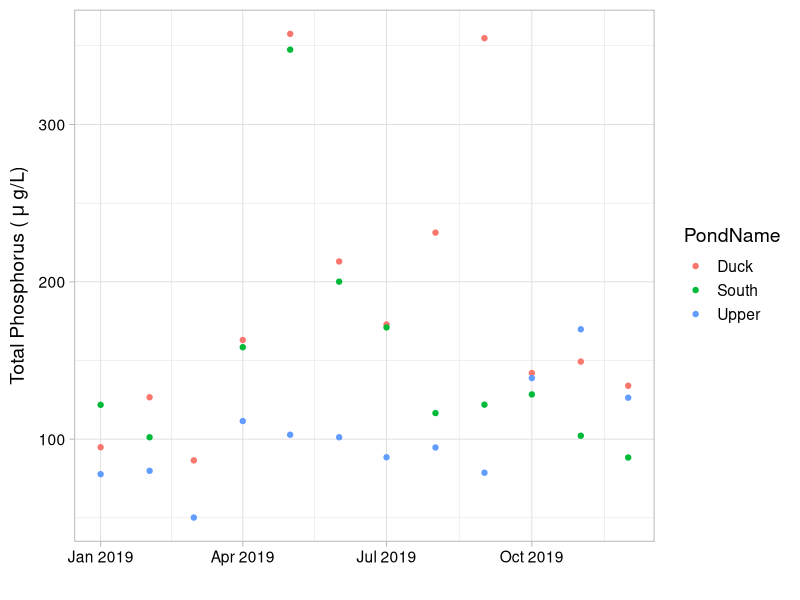
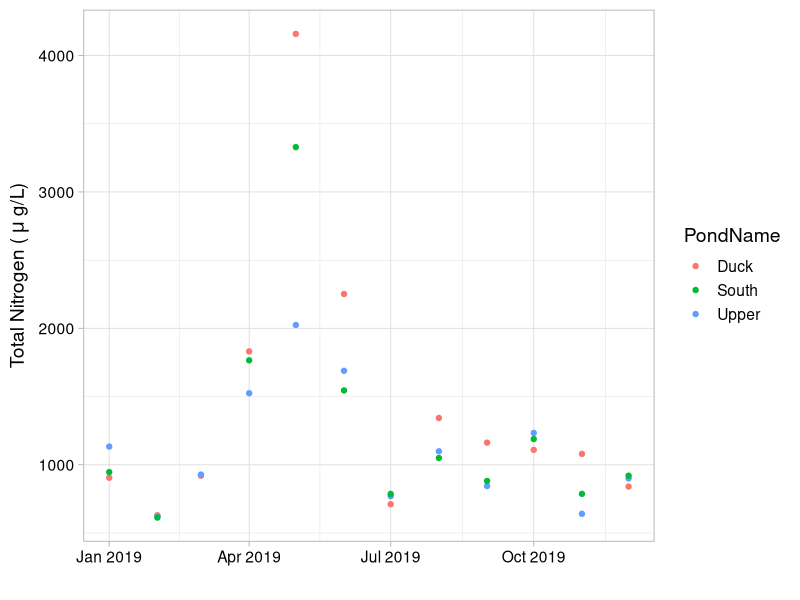
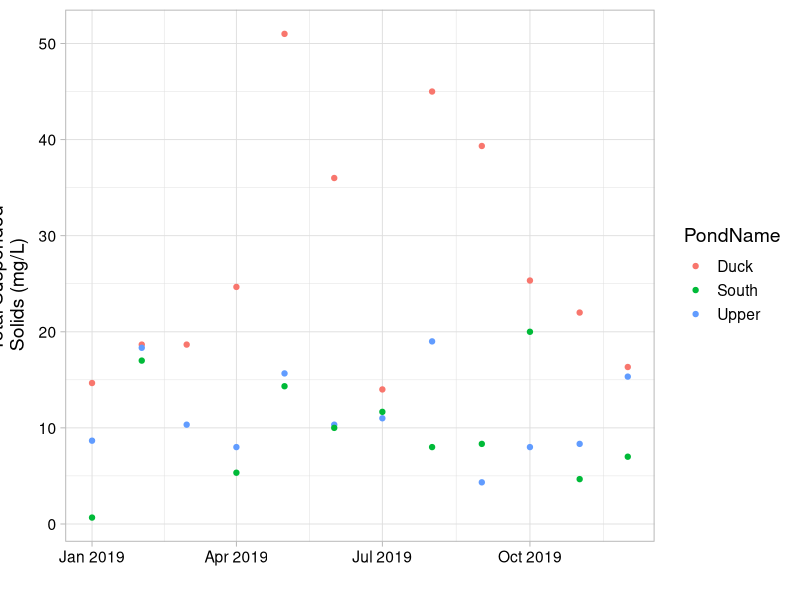
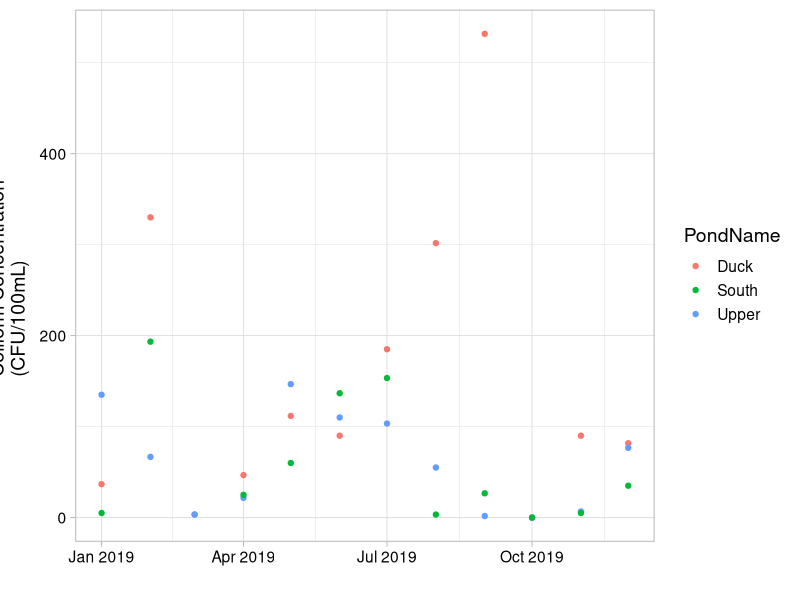
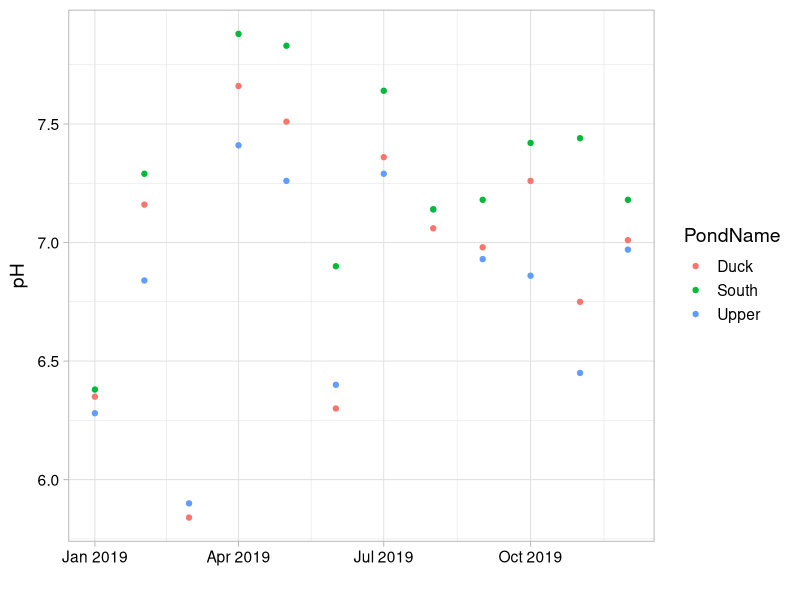
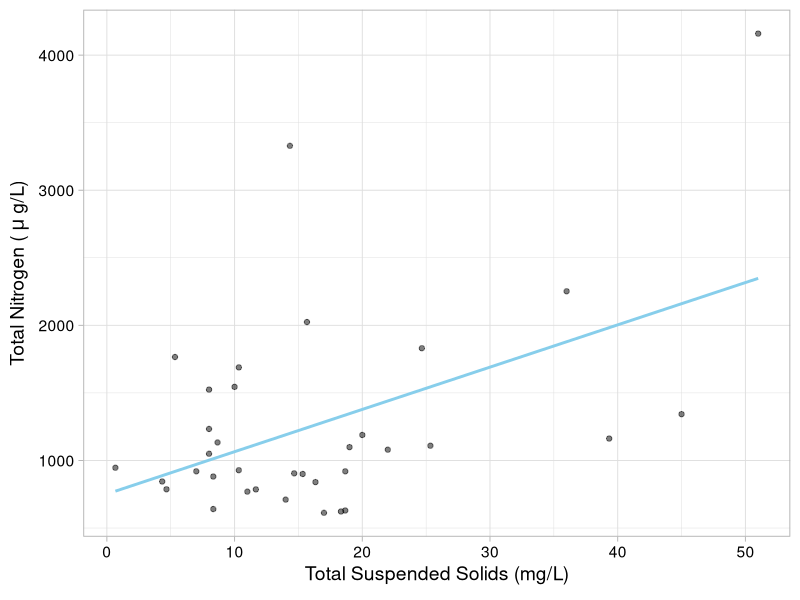
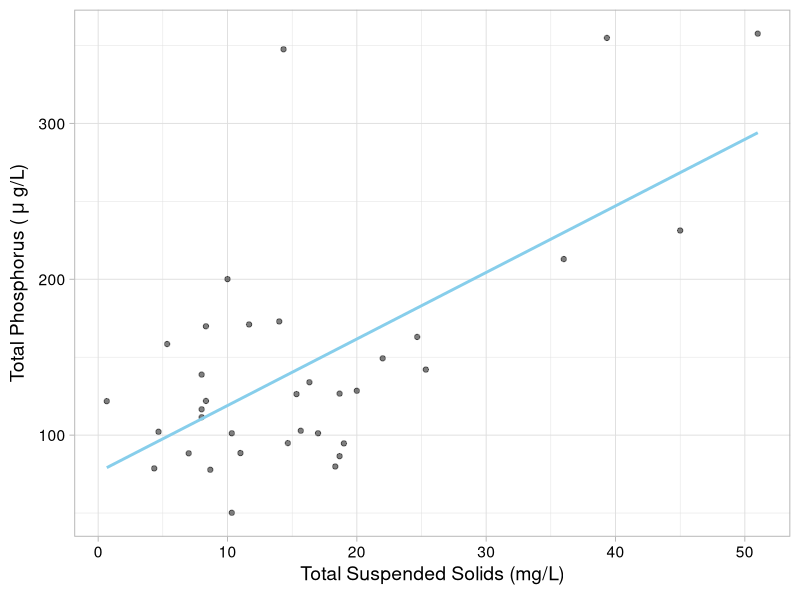
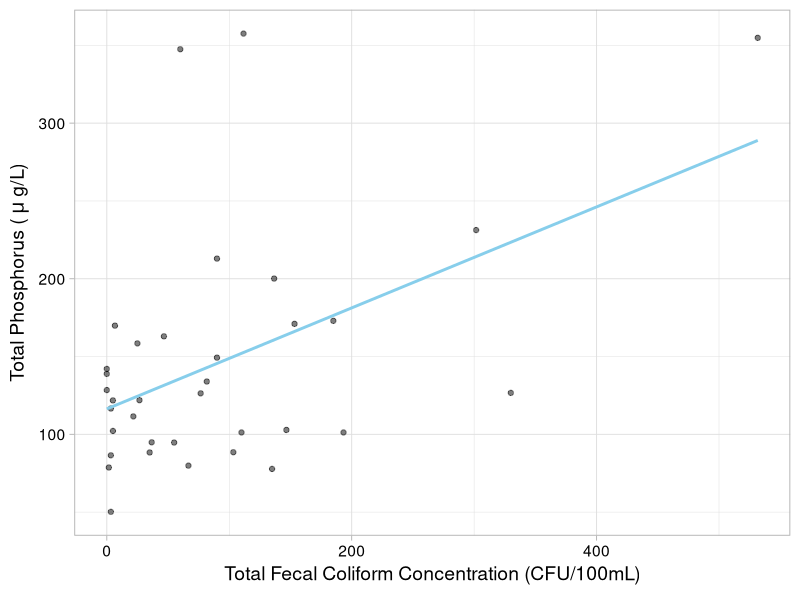

Recreate these plots in R, in order.
## ---- chunk 1
getwd()
library(dplyr)
library(tidyr)
library(tidyverse)

mytheme <- theme_light(base_size = 14) +
  theme(axis.text = element_text(color = "black"), 
        legend.position = "right")
theme_set(mytheme)


#Uploading Data

Duck<-read.csv("./Raw/DG2019_DuckPond_NEW.csv")
Upper<-read.csv("./Raw/DG2019_UpperPond_NEW.csv")
South<-read.csv("./Raw/DG2019_SouthPond_NEW.csv")


Duck$Date <- as.Date(Duck$Date, format = "%m/%d/%y")
Duck$PondName<-c("Duck")

Upper$Date <- as.Date(Upper$Date, format = "%m/%d/%y")
Upper$PondName<-c("Upper")

South$Date <- as.Date(South$Date, format = "%m/%d/%y")
South$PondName<-c("South")


Join1<- full_join(Duck, Upper)
fulljoined<- full_join(Join1, South)
DGPonds2019<- fulljoined
## ---- chunk 2


mean(Duck$TP)
max(Duck$TP)
min(Duck$TP)

mean(Duck$TN)
max(Duck$TN)
min(Duck$TN)

mean(Duck$TSS)
max(Duck$TSS)
min(Duck$TSS)

mean(Duck$FecalColiform)
max(Duck$FecalColiform)
min(Duck$FecalColiform)

mean(Duck$pH)
max(Duck$pH)
min(Duck$pH)
## ---- chunk 3

mean(South$TP)
max(South$TP)
min(South$TP)

mean(South$TN)
max(South$TN)
min(South$TN)

mean(South$TSS)
max(South$TSS)
min(South$TSS)

mean(South$FecalColiform)
max(South$FecalColiform)
min(South$FecalColiform)

mean(South$pH)
max(South$pH)
min(South$pH)
## ---- chunk 4

mean(Upper$TP)
max(Upper$TP)
min(Upper$TP)

mean(Upper$TN)
max(Upper$TN)
min(Upper$TN)

mean(Upper$TSS)
max(Upper$TSS)
min(Upper$TSS)

mean(Upper$FecalColiform)
max(Upper$FecalColiform)
min(Upper$FecalColiform)

mean(Upper$pH)
max(Upper$pH)
min(Upper$pH)
## ---- chunk 5

ggplot(DGPonds2019) +
  geom_point(aes(x = Date, y = TP, color = PondName))+
  ylab(expression("Total Phosphorus ("~mu~"g/L)"))+
  xlab("")+
  mytheme

ggplot(DGPonds2019) +
  geom_point(aes(x = Date, y = TN, color = PondName))+
  ylab(expression("Total Nitrogen ("~mu~"g/L)"))+
  xlab("")+
  mytheme

ggplot(DGPonds2019) +
  geom_point(aes(x = Date, y = TSS, color = PondName))+
  ylab(expression("Total Suspended \nSolids (mg/L)"))+
  xlab("")+
  mytheme

ggplot(DGPonds2019) +
  geom_point(aes(x = Date, y = FecalColiform, color = PondName))+
  ylab(expression("Total Fecal \nColiform Concentration \n(CFU/100mL)"))+
  xlab("")+
  mytheme

ggplot(DGPonds2019) +
  geom_point(aes(x = Date, y = pH, color = PondName))+
  ylab(expression("pH"))+
  xlab("")+
  mytheme
## ---- chunk 6
#Does TSS predict TN or TP?
#Linear REgression

#TN_TSS
DGregression1<-lm(DGPonds2019$TSS~DGPonds2019$TN)
summary(DGregression1)

cor.test(DGPonds2019$TSS, DGPonds2019$TN)


#TP_TSS
DGregression2<-lm(DGPonds2019$TSS~DGPonds2019$TP)
summary(DGregression2)

cor.test(DGPonds2019$TSS, DGPonds2019$TP)
## ---- chunk 7

TN_TSS <-
ggplot(DGPonds2019, 
       aes(x = TSS, y = TN)) + 
geom_point( alpha=0.5)+
  geom_smooth(method = 'lm', se = FALSE, color = "skyblue")+
  xlab(expression("Total Suspended Solids (mg/L)"))+
ylab(expression("Total Nitrogen ("~mu~"g/L)"))+
  mytheme
print(TN_TSS)



TP_TSS <-
ggplot(DGPonds2019, 
       aes(x = TSS, y = TP)) + 
geom_point( alpha=0.5)+
  geom_smooth(method = 'lm', se = FALSE, color = "skyblue")+
  xlab(expression("Total Suspended Solids (mg/L)"))+
ylab(expression("Total Phosphorus ("~mu~"g/L)"))+
  mytheme
print(TP_TSS)


## ---- chunk 8

DGregression3<-lm(DGPonds2019$FecalColiform~DGPonds2019$TN)
summary(DGregression3)

cor.test(DGPonds2019$FecalColiform, DGPonds2019$TN)




DGregression4<-lm(DGPonds2019$FecalColiform~DGPonds2019$TP)
summary(DGregression4)

cor.test(DGPonds2019$FecalColiform, DGPonds2019$TP)


TP_Fecal <-
ggplot(DGPonds2019, 
       aes(x = FecalColiform
           , y = TP)) + 
geom_point( alpha=0.5)+
  geom_smooth(method = 'lm', se = FALSE, color = "skyblue")+
   xlab(expression("Total Fecal Coliform Concentration (CFU/100mL)"))+
ylab(expression("Total Phosphorus ("~mu~"g/L)"))+
  mytheme
print(TP_Fecal)

TN_Fecal <-
ggplot(DGPonds2019, 
       aes(x = FecalColiform
           , y = TN)) + 
geom_point( alpha=0.5)+
  geom_smooth(method = 'lm', se = FALSE, color = "skyblue")+
   xlab(expression("Total Fecal Coliform Concentration (CFU/100mL)"))+
ylab(expression("Total Nitrogen ("~mu~"g/L)"))+
  mytheme
print(TN_Fecal)

